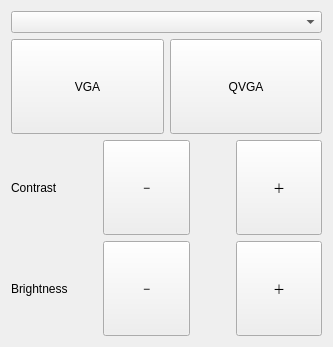
<?xml version="1.0" encoding="UTF-8"?>
<ui version="4.0">
 <class>ImageSwitchWidget</class>
 <widget class="QWidget" name="ImageSwitchWidget">
  <property name="geometry">
   <rect>
    <x>0</x>
    <y>0</y>
    <width>333</width>
    <height>347</height>
   </rect>
  </property>
  <property name="sizePolicy">
   <sizepolicy hsizetype="Expanding" vsizetype="Expanding">
    <horstretch>0</horstretch>
    <verstretch>0</verstretch>
   </sizepolicy>
  </property>
  <property name="acceptDrops">
   <bool>true</bool>
  </property>
  <property name="windowTitle">
   <string>ImageSettings</string>
  </property>
  <layout class="QVBoxLayout" name="verticalLayout_2">
   <item>
    <layout class="QVBoxLayout" name="verticalLayout">
     <item>
      <layout class="QHBoxLayout" name="service_select_box">
       <item>
        <widget class="QComboBox" name="qt_services_combo">
         <property name="sizePolicy">
          <sizepolicy hsizetype="Preferred" vsizetype="Fixed">
           <horstretch>0</horstretch>
           <verstretch>0</verstretch>
          </sizepolicy>
         </property>
        </widget>
       </item>
      </layout>
     </item>
     <item>
      <layout class="QHBoxLayout" name="resolution_box">
       <item>
        <widget class="QPushButton" name="qt_vga_btn">
         <property name="sizePolicy">
          <sizepolicy hsizetype="Minimum" vsizetype="Minimum">
           <horstretch>0</horstretch>
           <verstretch>0</verstretch>
          </sizepolicy>
         </property>
         <property name="text">
          <string>VGA</string>
         </property>
        </widget>
       </item>
       <item>
        <widget class="QPushButton" name="qt_qvga_btn">
         <property name="sizePolicy">
          <sizepolicy hsizetype="Minimum" vsizetype="Minimum">
           <horstretch>0</horstretch>
           <verstretch>0</verstretch>
          </sizepolicy>
         </property>
         <property name="text">
          <string>QVGA</string>
         </property>
        </widget>
       </item>
      </layout>
     </item>
     <item>
      <layout class="QHBoxLayout" name="contrast_box">
       <item>
        <widget class="QLabel" name="qt_contrast_label">
         <property name="sizePolicy">
          <sizepolicy hsizetype="Preferred" vsizetype="Preferred">
           <horstretch>0</horstretch>
           <verstretch>0</verstretch>
          </sizepolicy>
         </property>
         <property name="text">
          <string>Contrast</string>
         </property>
         <property name="margin">
          <number>5</number>
         </property>
        </widget>
       </item>
       <item>
        <widget class="QPushButton" name="qt_contrast_minus_btn">
         <property name="sizePolicy">
          <sizepolicy hsizetype="Minimum" vsizetype="Minimum">
           <horstretch>0</horstretch>
           <verstretch>0</verstretch>
          </sizepolicy>
         </property>
         <property name="text">
          <string>−</string>
         </property>
         <property name="default">
          <bool>false</bool>
         </property>
         <property name="flat">
          <bool>false</bool>
         </property>
        </widget>
       </item>
       <item>
        <spacer name="horizontalSpacer">
         <property name="orientation">
          <enum>Qt::Horizontal</enum>
         </property>
         <property name="sizeType">
          <enum>QSizePolicy::Fixed</enum>
         </property>
         <property name="sizeHint" stdset="0">
          <size>
           <width>40</width>
           <height>20</height>
          </size>
         </property>
        </spacer>
       </item>
       <item>
        <widget class="QPushButton" name="qt_contrast_plus_btn">
         <property name="sizePolicy">
          <sizepolicy hsizetype="Minimum" vsizetype="Minimum">
           <horstretch>0</horstretch>
           <verstretch>0</verstretch>
          </sizepolicy>
         </property>
         <property name="text">
          <string>＋</string>
         </property>
        </widget>
       </item>
      </layout>
     </item>
     <item>
      <layout class="QHBoxLayout" name="brightness_box">
       <item>
        <widget class="QLabel" name="qt_brightness_label">
         <property name="sizePolicy">
          <sizepolicy hsizetype="Preferred" vsizetype="Minimum">
           <horstretch>0</horstretch>
           <verstretch>0</verstretch>
          </sizepolicy>
         </property>
         <property name="text">
          <string>Brightness</string>
         </property>
         <property name="margin">
          <number>5</number>
         </property>
        </widget>
       </item>
       <item>
        <widget class="QPushButton" name="qt_brightness_minus_btn">
         <property name="sizePolicy">
          <sizepolicy hsizetype="Minimum" vsizetype="Minimum">
           <horstretch>0</horstretch>
           <verstretch>0</verstretch>
          </sizepolicy>
         </property>
         <property name="text">
          <string>−</string>
         </property>
        </widget>
       </item>
       <item>
        <spacer name="horizontalSpacer_2">
         <property name="orientation">
          <enum>Qt::Horizontal</enum>
         </property>
         <property name="sizeType">
          <enum>QSizePolicy::Fixed</enum>
         </property>
         <property name="sizeHint" stdset="0">
          <size>
           <width>40</width>
           <height>20</height>
          </size>
         </property>
        </spacer>
       </item>
       <item>
        <widget class="QPushButton" name="qt_brightness_plus_btn">
         <property name="sizePolicy">
          <sizepolicy hsizetype="Minimum" vsizetype="Minimum">
           <horstretch>0</horstretch>
           <verstretch>0</verstretch>
          </sizepolicy>
         </property>
         <property name="text">
          <string>＋</string>
         </property>
        </widget>
       </item>
      </layout>
     </item>
    </layout>
   </item>
  </layout>
 </widget>
 <resources/>
 <connections/>
</ui>
